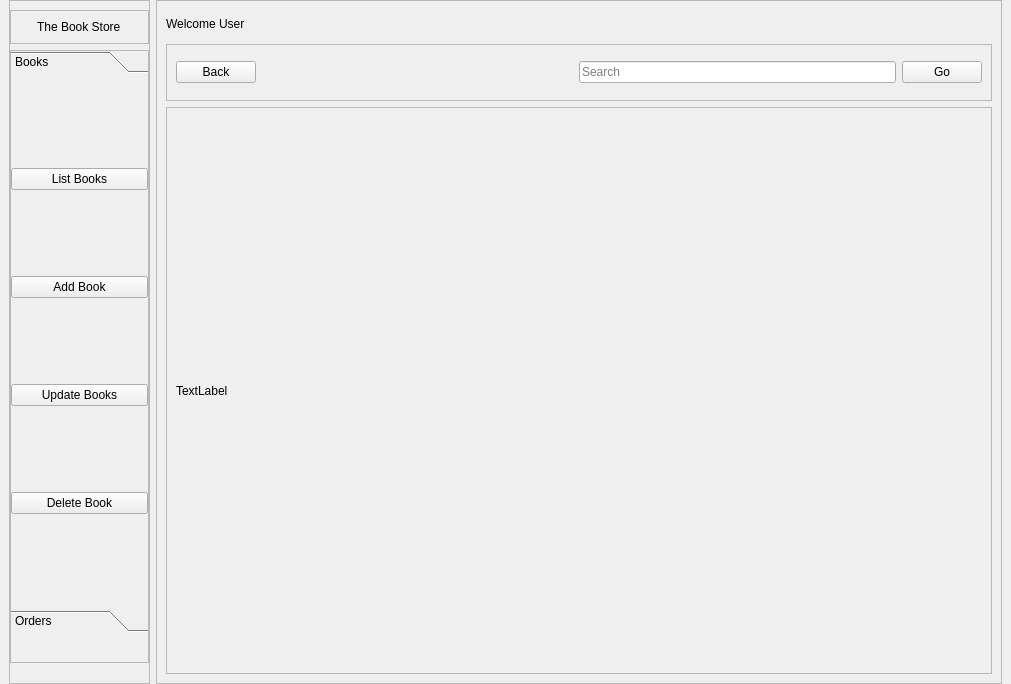
<?xml version="1.0" encoding="UTF-8"?>
<ui version="4.0">
 <class>MainWindow</class>
 <widget class="QMainWindow" name="MainWindow">
  <property name="geometry">
   <rect>
    <x>0</x>
    <y>0</y>
    <width>1011</width>
    <height>684</height>
   </rect>
  </property>
  <property name="windowTitle">
   <string>MainWindow</string>
  </property>
  <widget class="QWidget" name="centralwidget">
   <layout class="QHBoxLayout" name="horizontalLayout" stretch="1,6">
    <property name="topMargin">
     <number>0</number>
    </property>
    <property name="bottomMargin">
     <number>0</number>
    </property>
    <item>
     <widget class="QFrame" name="frame">
      <property name="frameShape">
       <enum>QFrame::StyledPanel</enum>
      </property>
      <property name="frameShadow">
       <enum>QFrame::Raised</enum>
      </property>
      <layout class="QVBoxLayout" name="verticalLayout">
       <property name="leftMargin">
        <number>0</number>
       </property>
       <property name="rightMargin">
        <number>0</number>
       </property>
       <property name="bottomMargin">
        <number>20</number>
       </property>
       <item>
        <widget class="QFrame" name="frame_3">
         <property name="frameShape">
          <enum>QFrame::StyledPanel</enum>
         </property>
         <property name="frameShadow">
          <enum>QFrame::Raised</enum>
         </property>
         <layout class="QHBoxLayout" name="horizontalLayout_2">
          <item alignment="Qt::AlignHCenter">
           <widget class="QLabel" name="StoreTitle">
            <property name="text">
             <string>The Book Store</string>
            </property>
           </widget>
          </item>
         </layout>
        </widget>
       </item>
       <item>
        <widget class="QFrame" name="frame_4">
         <property name="sizePolicy">
          <sizepolicy hsizetype="Preferred" vsizetype="Expanding">
           <horstretch>0</horstretch>
           <verstretch>0</verstretch>
          </sizepolicy>
         </property>
         <property name="frameShape">
          <enum>QFrame::StyledPanel</enum>
         </property>
         <property name="frameShadow">
          <enum>QFrame::Raised</enum>
         </property>
         <layout class="QHBoxLayout" name="horizontalLayout_3">
          <property name="leftMargin">
           <number>0</number>
          </property>
          <property name="topMargin">
           <number>0</number>
          </property>
          <property name="rightMargin">
           <number>0</number>
          </property>
          <property name="bottomMargin">
           <number>30</number>
          </property>
          <item>
           <widget class="QToolBox" name="tb_sidemenu">
            <property name="sizePolicy">
             <sizepolicy hsizetype="Preferred" vsizetype="Preferred">
              <horstretch>0</horstretch>
              <verstretch>0</verstretch>
             </sizepolicy>
            </property>
            <property name="currentIndex">
             <number>0</number>
            </property>
            <widget class="QWidget" name="p_book">
             <property name="geometry">
              <rect>
               <x>0</x>
               <y>0</y>
               <width>135</width>
               <height>492</height>
              </rect>
             </property>
             <attribute name="label">
              <string>Books</string>
             </attribute>
             <layout class="QVBoxLayout" name="verticalLayout_5">
              <property name="leftMargin">
               <number>0</number>
              </property>
              <property name="rightMargin">
               <number>0</number>
              </property>
              <item>
               <widget class="QPushButton" name="pb_listbooks">
                <property name="text">
                 <string>List Books</string>
                </property>
               </widget>
              </item>
              <item>
               <widget class="QPushButton" name="pb_addbooks">
                <property name="text">
                 <string>Add Book</string>
                </property>
               </widget>
              </item>
              <item>
               <widget class="QPushButton" name="pb_updatebooks">
                <property name="text">
                 <string>Update Books</string>
                </property>
               </widget>
              </item>
              <item>
               <widget class="QPushButton" name="pb_deletebook">
                <property name="text">
                 <string>Delete Book</string>
                </property>
               </widget>
              </item>
             </layout>
            </widget>
            <widget class="QWidget" name="p_order">
             <property name="geometry">
              <rect>
               <x>0</x>
               <y>0</y>
               <width>135</width>
               <height>458</height>
              </rect>
             </property>
             <attribute name="label">
              <string>Orders</string>
             </attribute>
             <layout class="QVBoxLayout" name="verticalLayout_6">
              <property name="spacing">
               <number>-1</number>
              </property>
              <property name="leftMargin">
               <number>0</number>
              </property>
              <property name="rightMargin">
               <number>0</number>
              </property>
              <item>
               <widget class="QPushButton" name="pb_listorders">
                <property name="text">
                 <string>List Orders</string>
                </property>
               </widget>
              </item>
              <item>
               <widget class="QPushButton" name="pb_createorder">
                <property name="text">
                 <string>Create Order</string>
                </property>
               </widget>
              </item>
              <item>
               <widget class="QPushButton" name="pb_updateorders">
                <property name="text">
                 <string>Update Orders</string>
                </property>
               </widget>
              </item>
              <item>
               <widget class="QPushButton" name="pb_canceorder">
                <property name="text">
                 <string>Cancel Order</string>
                </property>
               </widget>
              </item>
             </layout>
            </widget>
           </widget>
          </item>
         </layout>
        </widget>
       </item>
      </layout>
     </widget>
    </item>
    <item>
     <widget class="QFrame" name="frame_2">
      <property name="frameShape">
       <enum>QFrame::StyledPanel</enum>
      </property>
      <property name="frameShadow">
       <enum>QFrame::Raised</enum>
      </property>
      <layout class="QVBoxLayout" name="verticalLayout_2" stretch="1,2,20">
       <item>
        <widget class="QLabel" name="l_pagebanner">
         <property name="text">
          <string>Welcome User</string>
         </property>
        </widget>
       </item>
       <item>
        <widget class="QFrame" name="frame_5">
         <property name="frameShape">
          <enum>QFrame::StyledPanel</enum>
         </property>
         <property name="frameShadow">
          <enum>QFrame::Raised</enum>
         </property>
         <layout class="QHBoxLayout" name="horizontalLayout_4">
          <item>
           <widget class="QPushButton" name="pb_back">
            <property name="text">
             <string>Back</string>
            </property>
           </widget>
          </item>
          <item>
           <spacer name="horizontalSpacer">
            <property name="orientation">
             <enum>Qt::Horizontal</enum>
            </property>
            <property name="sizeHint" stdset="0">
             <size>
              <width>317</width>
              <height>20</height>
             </size>
            </property>
           </spacer>
          </item>
          <item>
           <widget class="QLineEdit" name="le_search">
            <property name="placeholderText">
             <string>Search</string>
            </property>
           </widget>
          </item>
          <item>
           <widget class="QPushButton" name="pb_go">
            <property name="text">
             <string>Go</string>
            </property>
           </widget>
          </item>
         </layout>
        </widget>
       </item>
       <item>
        <widget class="QFrame" name="frame_6">
         <property name="frameShape">
          <enum>QFrame::StyledPanel</enum>
         </property>
         <property name="frameShadow">
          <enum>QFrame::Raised</enum>
         </property>
         <layout class="QVBoxLayout" name="verticalLayout_3">
          <item>
           <widget class="QLabel" name="label_3">
            <property name="text">
             <string>TextLabel</string>
            </property>
           </widget>
          </item>
         </layout>
        </widget>
       </item>
      </layout>
     </widget>
    </item>
   </layout>
  </widget>
 </widget>
 <resources/>
 <connections/>
</ui>
